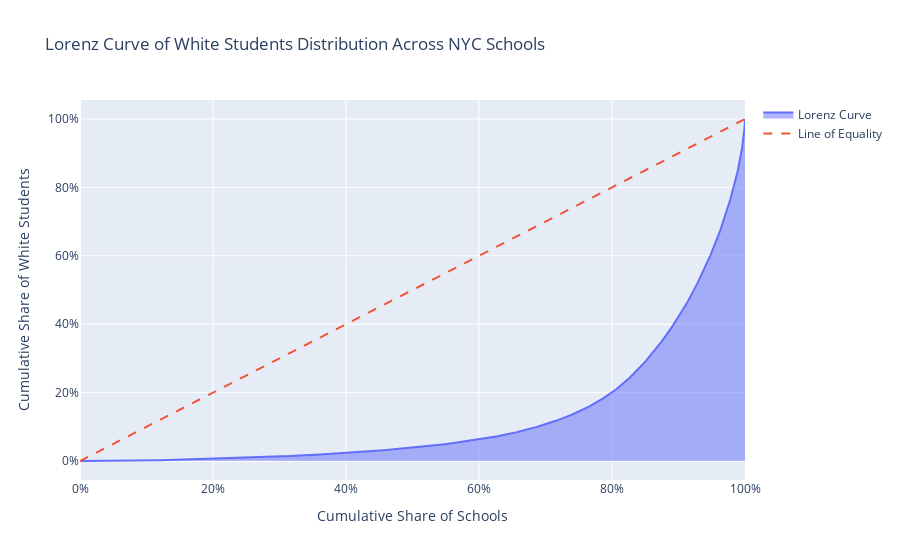

Notebook code cell kept with this figure:
### Code cell
lorenz = demos[demos.ay == demos.ay.max()][["dbn", "white_n"]].sort_values(by='white_n').reset_index(drop=True)

lorenz['cumulative_white_students'] = lorenz['white_n'].cumsum()
lorenz['cumulative_share_white_students'] = lorenz['cumulative_white_students'] / lorenz['white_n'].sum()
lorenz['cumulative_share_schools'] = (lorenz.index + 1) / len(lorenz)


lorenz["label"] = text = lorenz.apply(lambda row: f"{row['cumulative_share_schools']*100:.2f}% of schools, { row['cumulative_share_white_students']*100:.2f}% white students", axis=1)

display(lorenz)



fig = go.Figure()
fig.add_trace(go.Scatter(x=lorenz['cumulative_share_schools'], y=lorenz['cumulative_share_white_students'],
                         mode='lines', name='Lorenz Curve', text=lorenz["label"],
                         fill='tozeroy'))

# line of equality
fig.add_trace(go.Scatter(x=[0, 1], y=[0, 1], mode='lines', name='Line of Equality', line=dict(dash='dash')))

fig.update_layout(title='Lorenz Curve of White Students Distribution Across NYC Schools',
                  xaxis_title='Cumulative Share of Schools',
                  yaxis_title='Cumulative Share of White Students',
                  xaxis=dict(tickformat=".0%"), 
                  yaxis=dict(tickformat=".0%"), 
                  showlegend=True)

fig.show()

### Figure 1 — Plotly figure (JSON) as saved in the notebook; plotly's stock layout.template omitted (floating-point values rounded to 4 significant figures; data arrays with more than 128 entries replaced by an {"elided": "..."} marker saying what was removed)
{"data": [{"fill": "tozeroy", "mode": "lines", "name": "Lorenz Curve", "text": {"elided": "1890 str values"}, "type": "scatter", "x": {"elided": "1890 float values"}, "y": {"elided": "1890 float values"}}, {"line": {"dash": "dash"}, "mode": "lines", "name": "Line of Equality", "type": "scatter", "x": [0, 1], "y": [0, 1]}], "layout": {"showlegend": true, "title": {"text": "Lorenz Curve of White Students Distribution Across NYC Schools"}, "xaxis": {"tickformat": ".0%", "title": {"text": "Cumulative Share of Schools"}}, "yaxis": {"tickformat": ".0%", "title": {"text": "Cumulative Share of White Students"}}}}
